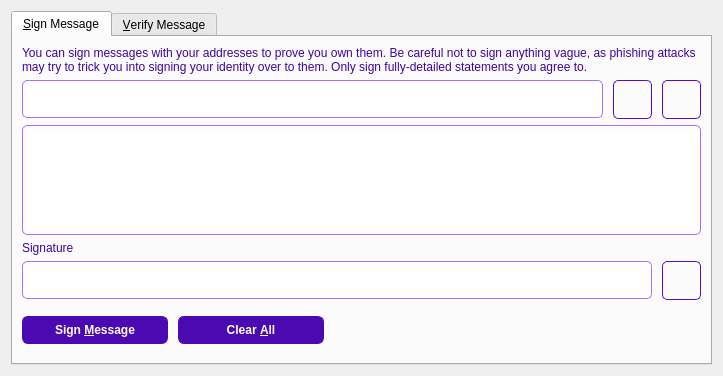
<?xml version="1.0" encoding="UTF-8"?>
<ui version="4.0">
 <class>SignVerifyMessageDialog</class>
 <widget class="QDialog" name="SignVerifyMessageDialog">
  <property name="geometry">
   <rect>
    <x>0</x>
    <y>0</y>
    <width>723</width>
    <height>376</height>
   </rect>
  </property>
  <property name="windowTitle">
   <string>Signatures - Sign / Verify a Message</string>
  </property>
  <property name="styleSheet">
   <string notr="true">QPushButton{
        background-color:#4b09b2;
        color:white;
		min-height:26px;
		max-height:26px;
        min-width: 120px;
		padding-left:12px;
		padding-right:12px;
        border:1px solid #4b09b2;
		icon-size:24px;
		font:bold;
		border-radius:6px;
}

QPushButton:hover{
        background-color:#6821d6;
}

QPushButton:pressed{
        background-color:#3f0698;
}


QLabel,QCheckBox{
	color:#3e03a0;
}

/*-----内容部分----*/

QLineEdit{
	padding:10px;
    border:1px solid #a571f8;
    border-radius: 5px;
	font:bold;
}

QLineEdit:focus{

	border:1px solid #8e56e8;
}

QLineEdit:hover{

	border:2px solid #783fd4;
}

QPlainTextEdit{
	padding:3px;
    border:1px solid #a571f8;
    border-radius: 5px;
	font:bold;
}

QPlainTextEdit:focus{

	border:1px solid #8e56e8;
}

QPlainTextEdit:hover{

	border:2px solid #783fd4;
}




/*toolbutton*/

QToolButton{
	background-color: transparent;
	border:1px solid #5a06d9;
	padding:9px;
	border-radius: 5px;
}

QToolButton:hover{
	background-color:#b586fd;
	border:1px solid #864ce6;
}

QToolButton:pressed{
	background-color: #9969e3;
	border:1px solid #4f0ab8;
}
</string>
  </property>
  <property name="modal">
   <bool>true</bool>
  </property>
  <layout class="QVBoxLayout" name="verticalLayout">
   <item>
    <widget class="QTabWidget" name="tabWidget">
     <property name="currentIndex">
      <number>0</number>
     </property>
     <widget class="QWidget" name="tabSignMessage">
      <attribute name="title">
       <string>&amp;Sign Message</string>
      </attribute>
      <layout class="QVBoxLayout" name="verticalLayout_SM">
       <item>
        <widget class="QLabel" name="infoLabel_SM">
         <property name="text">
          <string>You can sign messages with your addresses to prove you own them. Be careful not to sign anything vague, as phishing attacks may try to trick you into signing your identity over to them. Only sign fully-detailed statements you agree to.</string>
         </property>
         <property name="textFormat">
          <enum>Qt::PlainText</enum>
         </property>
         <property name="wordWrap">
          <bool>true</bool>
         </property>
        </widget>
       </item>
       <item>
        <layout class="QHBoxLayout" name="horizontalLayout_1_SM">
         <property name="spacing">
          <number>10</number>
         </property>
         <item>
          <widget class="QValidatedLineEdit" name="addressIn_SM">
           <property name="toolTip">
            <string>The Runner address to sign the message with</string>
           </property>
          </widget>
         </item>
         <item>
          <widget class="QToolButton" name="addressBookButton_SM">
           <property name="toolTip">
            <string>Choose previously used address</string>
           </property>
           <property name="styleSheet">
            <string notr="true">padding:9px;</string>
           </property>
           <property name="text">
            <string/>
           </property>
           <property name="icon">
            <iconset resource="../bitcoin.qrc">
             <normaloff>:/icons/addr_dlg_icon</normaloff>:/icons/addr_dlg_icon</iconset>
           </property>
           <property name="shortcut">
            <string>Alt+A</string>
           </property>
           <property name="autoDefault" stdset="0">
            <bool>false</bool>
           </property>
          </widget>
         </item>
         <item>
          <widget class="QToolButton" name="pasteButton_SM">
           <property name="toolTip">
            <string>Paste address from clipboard</string>
           </property>
           <property name="styleSheet">
            <string notr="true">padding:9px;</string>
           </property>
           <property name="text">
            <string/>
           </property>
           <property name="icon">
            <iconset resource="../bitcoin.qrc">
             <normaloff>:/icons/paste_dlg_icon</normaloff>:/icons/paste_dlg_icon</iconset>
           </property>
           <property name="shortcut">
            <string>Alt+P</string>
           </property>
           <property name="autoDefault" stdset="0">
            <bool>false</bool>
           </property>
          </widget>
         </item>
        </layout>
       </item>
       <item>
        <widget class="QPlainTextEdit" name="messageIn_SM">
         <property name="toolTip">
          <string>Enter the message you want to sign here</string>
         </property>
        </widget>
       </item>
       <item>
        <widget class="QLabel" name="signatureLabel_SM">
         <property name="text">
          <string>Signature</string>
         </property>
         <property name="textFormat">
          <enum>Qt::PlainText</enum>
         </property>
        </widget>
       </item>
       <item>
        <layout class="QHBoxLayout" name="horizontalLayout_2_SM">
         <property name="spacing">
          <number>10</number>
         </property>
         <item>
          <widget class="QLineEdit" name="signatureOut_SM">
           <property name="font">
            <font>
             <weight>75</weight>
             <italic>false</italic>
             <bold>true</bold>
            </font>
           </property>
           <property name="readOnly">
            <bool>true</bool>
           </property>
          </widget>
         </item>
         <item>
          <widget class="QToolButton" name="copySignatureButton_SM">
           <property name="toolTip">
            <string>Copy the current signature to the system clipboard</string>
           </property>
           <property name="styleSheet">
            <string notr="true">padding:9px;</string>
           </property>
           <property name="text">
            <string/>
           </property>
           <property name="icon">
            <iconset resource="../bitcoin.qrc">
             <normaloff>:/icons/copy_dlg_icon</normaloff>:/icons/copy_dlg_icon</iconset>
           </property>
           <property name="autoDefault" stdset="0">
            <bool>false</bool>
           </property>
          </widget>
         </item>
        </layout>
       </item>
       <item>
        <layout class="QHBoxLayout" name="horizontalLayout_3_SM">
         <property name="spacing">
          <number>10</number>
         </property>
         <item>
          <widget class="QPushButton" name="signMessageButton_SM">
           <property name="toolTip">
            <string>Sign the message to prove you own this Runner address</string>
           </property>
           <property name="text">
            <string>Sign &amp;Message</string>
           </property>
           <property name="icon">
            <iconset resource="../bitcoin.qrc">
             <normaloff>:/icons/edit_icon_focus</normaloff>:/icons/edit_icon_focus</iconset>
           </property>
           <property name="autoDefault">
            <bool>false</bool>
           </property>
          </widget>
         </item>
         <item>
          <widget class="QPushButton" name="clearButton_SM">
           <property name="toolTip">
            <string>Reset all sign message fields</string>
           </property>
           <property name="text">
            <string>Clear &amp;All</string>
           </property>
           <property name="icon">
            <iconset resource="../bitcoin.qrc">
             <normaloff>:/icons/clear_forcus</normaloff>:/icons/clear_forcus</iconset>
           </property>
           <property name="autoDefault">
            <bool>false</bool>
           </property>
          </widget>
         </item>
         <item>
          <spacer name="horizontalSpacer_1_SM">
           <property name="orientation">
            <enum>Qt::Horizontal</enum>
           </property>
           <property name="sizeHint" stdset="0">
            <size>
             <width>40</width>
             <height>48</height>
            </size>
           </property>
          </spacer>
         </item>
         <item>
          <widget class="QLabel" name="statusLabel_SM">
           <property name="font">
            <font>
             <weight>75</weight>
             <bold>true</bold>
            </font>
           </property>
           <property name="text">
            <string/>
           </property>
           <property name="wordWrap">
            <bool>true</bool>
           </property>
          </widget>
         </item>
         <item>
          <spacer name="horizontalSpacer_2_SM">
           <property name="orientation">
            <enum>Qt::Horizontal</enum>
           </property>
           <property name="sizeHint" stdset="0">
            <size>
             <width>40</width>
             <height>48</height>
            </size>
           </property>
          </spacer>
         </item>
        </layout>
       </item>
      </layout>
     </widget>
     <widget class="QWidget" name="tabVerifyMessage">
      <attribute name="title">
       <string>&amp;Verify Message</string>
      </attribute>
      <layout class="QVBoxLayout" name="verticalLayout_VM">
       <item>
        <widget class="QLabel" name="infoLabel_VM">
         <property name="text">
          <string>Enter the signing address, message (ensure you copy line breaks, spaces, tabs, etc. exactly) and signature below to verify the message. Be careful not to read more into the signature than what is in the signed message itself, to avoid being tricked by a man-in-the-middle attack.</string>
         </property>
         <property name="textFormat">
          <enum>Qt::PlainText</enum>
         </property>
         <property name="alignment">
          <set>Qt::AlignLeading|Qt::AlignLeft|Qt::AlignTop</set>
         </property>
         <property name="wordWrap">
          <bool>true</bool>
         </property>
        </widget>
       </item>
       <item>
        <layout class="QHBoxLayout" name="horizontalLayout_1_VM">
         <property name="spacing">
          <number>10</number>
         </property>
         <item>
          <widget class="QValidatedLineEdit" name="addressIn_VM">
           <property name="toolTip">
            <string>The Runner address the message was signed with</string>
           </property>
          </widget>
         </item>
         <item>
          <widget class="QToolButton" name="addressBookButton_VM">
           <property name="toolTip">
            <string>Choose previously used address</string>
           </property>
           <property name="styleSheet">
            <string notr="true">padding:9px;</string>
           </property>
           <property name="text">
            <string/>
           </property>
           <property name="icon">
            <iconset resource="../bitcoin.qrc">
             <normaloff>:/icons/addr_dlg_icon</normaloff>:/icons/addr_dlg_icon</iconset>
           </property>
           <property name="shortcut">
            <string>Alt+A</string>
           </property>
           <property name="autoDefault" stdset="0">
            <bool>false</bool>
           </property>
          </widget>
         </item>
        </layout>
       </item>
       <item>
        <widget class="QPlainTextEdit" name="messageIn_VM"/>
       </item>
       <item>
        <widget class="QValidatedLineEdit" name="signatureIn_VM"/>
       </item>
       <item>
        <layout class="QHBoxLayout" name="horizontalLayout_2_VM">
         <property name="spacing">
          <number>10</number>
         </property>
         <item>
          <widget class="QPushButton" name="verifyMessageButton_VM">
           <property name="toolTip">
            <string>Verify the message to ensure it was signed with the specified Runner address</string>
           </property>
           <property name="text">
            <string>Verify &amp;Message</string>
           </property>
           <property name="icon">
            <iconset resource="../bitcoin.qrc">
             <normaloff>:/icons/question_icon</normaloff>:/icons/question_icon</iconset>
           </property>
           <property name="autoDefault">
            <bool>false</bool>
           </property>
          </widget>
         </item>
         <item>
          <widget class="QPushButton" name="clearButton_VM">
           <property name="toolTip">
            <string>Reset all verify message fields</string>
           </property>
           <property name="text">
            <string>Clear &amp;All</string>
           </property>
           <property name="icon">
            <iconset resource="../bitcoin.qrc">
             <normaloff>:/icons/clear_forcus</normaloff>:/icons/clear_forcus</iconset>
           </property>
           <property name="autoDefault">
            <bool>false</bool>
           </property>
          </widget>
         </item>
         <item>
          <spacer name="horizontalSpacer_1_VM">
           <property name="orientation">
            <enum>Qt::Horizontal</enum>
           </property>
           <property name="sizeHint" stdset="0">
            <size>
             <width>40</width>
             <height>48</height>
            </size>
           </property>
          </spacer>
         </item>
         <item>
          <widget class="QLabel" name="statusLabel_VM">
           <property name="font">
            <font>
             <weight>75</weight>
             <bold>true</bold>
            </font>
           </property>
           <property name="text">
            <string/>
           </property>
           <property name="wordWrap">
            <bool>true</bool>
           </property>
          </widget>
         </item>
         <item>
          <spacer name="horizontalSpacer_2_VM">
           <property name="orientation">
            <enum>Qt::Horizontal</enum>
           </property>
           <property name="sizeHint" stdset="0">
            <size>
             <width>40</width>
             <height>48</height>
            </size>
           </property>
          </spacer>
         </item>
        </layout>
       </item>
      </layout>
     </widget>
    </widget>
   </item>
  </layout>
 </widget>
 <customwidgets>
  <customwidget>
   <class>QValidatedLineEdit</class>
   <extends>QLineEdit</extends>
   <header>qvalidatedlineedit.h</header>
  </customwidget>
 </customwidgets>
 <resources>
  <include location="../bitcoin.qrc"/>
 </resources>
 <connections/>
</ui>
